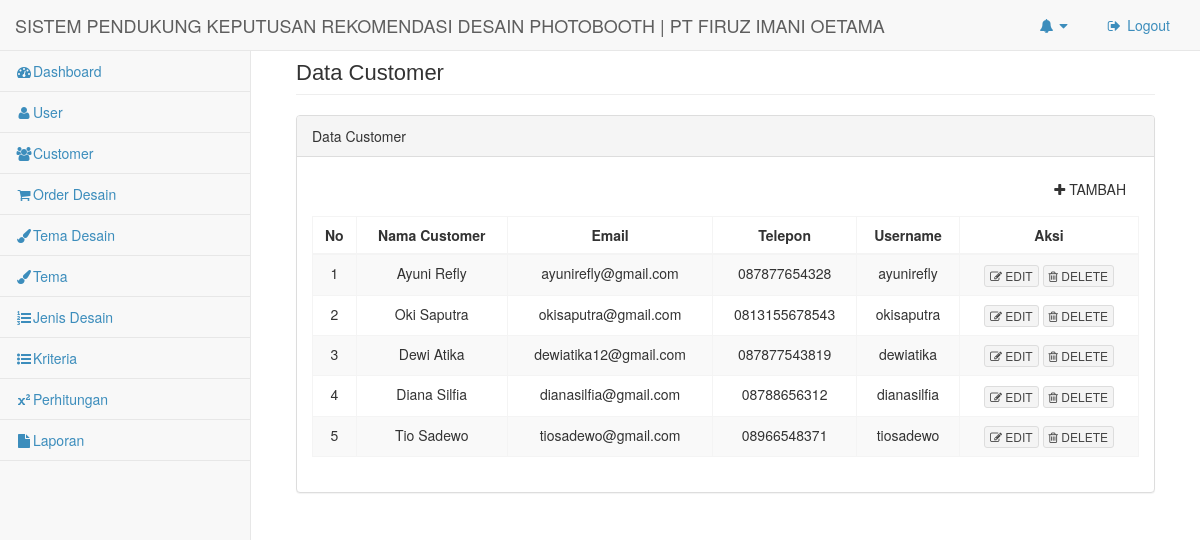
/index.php/admin/data_customer, run on the app's committed database.
### tables this page shows
CREATE TABLE `customer` (
  `id_customer` int(11) NOT NULL,
  `nama_customer` varchar(30) NOT NULL,
  `email` varchar(30) NOT NULL,
  `telepon` varchar(13) NOT NULL,
  `username` varchar(15) NOT NULL,
  `password` varchar(50) NOT NULL
);

### application/controllers/admin/data_customer.php (called while the page is built, shortened)
<?php
class data_customer extends CI_Controller {
	function __construct()
	{
		$this->load->model('Customer_model');
	}
	public function index()
	{
		$data['title']   = "Data Customer";
		$data['data_customer'] = $this->Customer_model->getall();
		$data['tambah'] = "data_customer/tambah";
		$data['delete'] = "data_customer/delete/";
		$v_content['content'] = $this->load->view('admin/inc/v_data_customer/v_data_customer_index', $data, true);
		$this->load->view('admin/body',$v_content);
	}
}

### index.php (called while the page is built, shortened)
<?php
require_once BASEPATH.'core/CodeIgniter.php';

### application/models/customer_model.php (called while the page is built, shortened)
<?php
class Customer_Model extends CI_Model
{
	private $table = 'customer';
	function getall()
	{
		return $this->db->get($this->table)->result_array();
	}
}
?>

### application/views/admin/inc/v_data_customer/v_data_customer_index.php (the view)
<div class="row">
    <div class="col-lg-12">
        <h1 class="page-header"><?=$title?></h1>
    </div>
</div>
<div class="row">
	<div class="col-lg-12">
	    <div class="panel panel-default">
	        <div class="panel-heading">
	            Data Customer
	        </div>
	        <div class="panel-body">
	        	<p class="text-right"><button type="button" class="btn btn-outline btn-default" onclick="location.href='<?=$tambah?>'"><i class="fa fa-plus"></i> TAMBAH</button></p>
	            <div class="table-responsive-lg">
	                <table class="table table-striped table-bordered table-hover">
	                    <thead>
	                        <tr>
	                        	<th style="text-align: center;">No</th>
	                        	<th style="text-align: center;">Nama Customer</th>
	                        	<th style="text-align: center;">Email</th>
	                        	<th style="text-align: center;">Telepon</th>
	                        	<th style="text-align: center;">Username</th>
	                        	<th style="text-align: center;">Aksi</th>
	                        </tr>
	                    </thead>
	                    <tbody>
	                    	<?php $no = 1;
	                    	foreach($data_customer as $val){ ?>
	                        <tr>
	                            <td style="text-align: center;"><?=$no?></td>
	                            <td style="text-align: center;"><?=$val['nama_customer']?></td>
	                            <td style="text-align: center;"><?=$val['email']?></td>
	                            <td style="text-align: center;"><?=$val['telepon']?></td>
	                            <td style="text-align: center;"><?=$val['username']?></td>
	                            <td style="text-align: center;"><button type="button" class="btn btn-default btn-xs" onclick="location.href='<?=base_url();?>admin/data_customer/edit/<?=$val['id_customer']?>'"><i class="fa fa-edit"></i> EDIT</button>
	                            	<a href="<?=$delete?><?=$val['id_customer']?>"><button type="button" class="btn btn-default btn-xs" onclick="return confirm('Apakah kamu ingin menghapus data ini ?')"><i class="fa fa-trash-o"></i> DELETE</button></a>
	                            </td>
	                        </tr>
	                        <?php $no++; } ?>
	                    </tbody>
	                </table>
	            </div>
	        </div>
	    </div>
	</div>
</div>

### data on the page
customer: nama_customer "Ayuni Refly", email "ayunirefly@gmail.com", telepon "087877654328", username "ayunirefly"
customer: nama_customer "Oki Saputra", email "okisaputra@gmail.com", telepon "0813155678543", username "okisaputra"
customer: nama_customer "Dewi Atika", email "dewiatika12@gmail.com", telepon "087877543819", username "dewiatika"
customer: nama_customer "Diana Silfia", email "dianasilfia@gmail.com", telepon "08788656312", username "dianasilfia"
customer: nama_customer "Tio Sadewo", email "tiosadewo@gmail.com", telepon "08966548371", username "tiosadewo"

### other printed values
$title "Data Customer"
